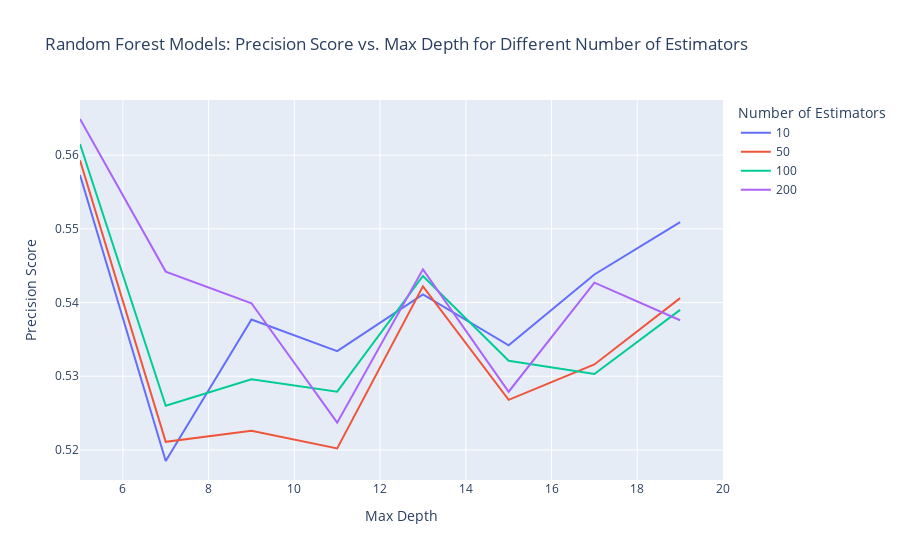

The cell this chart's notebook holds for it:
### Code cell
# Convert data to DataFrame
df = pd.DataFrame.from_dict(best_precision_matrix_random_forest, orient='index', columns=['precision_score']).reset_index()

# Rename the columns for clarity
df.columns = ['max_depth_and_metric', 'precision_score']

# Separate the tuple into two columns
df[['max_depth', 'n_estimators']] = pd.DataFrame(df['max_depth_and_metric'].tolist(), index=df.index)

# Drop the combined column
df = df.drop(columns=['max_depth_and_metric'])

# Create line plot using Plotly Express
fig = px.line(df, x='max_depth', y='precision_score', color='n_estimators',
              labels={'max_depth': 'Max Depth', 'precision_score': 'Precision Score', 'n_estimators': 'Number of Estimators'},
              title='Random Forest Models: Precision Score vs. Max Depth for Different Number of Estimators')

# Adjust x-axis range
fig.update_xaxes(range=[5, 20])

# Show the figure
fig.show()

### Figure 1 — Plotly figure (JSON) as saved in the notebook; plotly's stock layout.template omitted (floating-point values rounded to 4 significant figures)
{"data": [{"hovertemplate": "Number of Estimators=10<br>Max Depth=%{x}<br>Precision Score=%{y}<extra></extra>", "legendgroup": "10", "line": {"color": "#636efa", "dash": "solid"}, "marker": {"symbol": "circle"}, "mode": "lines", "name": "10", "orientation": "v", "showlegend": true, "type": "scatter", "x": [5, 7, 9, 11, 13, 15, 17, 19], "xaxis": "x", "y": [0.5573, 0.5185, 0.5377, 0.5334, 0.5411, 0.5342, 0.5438, 0.5509], "yaxis": "y"}, {"hovertemplate": "Number of Estimators=50<br>Max Depth=%{x}<br>Precision Score=%{y}<extra></extra>", "legendgroup": "50", "line": {"color": "#EF553B", "dash": "solid"}, "marker": {"symbol": "circle"}, "mode": "lines", "name": "50", "orientation": "v", "showlegend": true, "type": "scatter", "x": [5, 7, 9, 11, 13, 15, 17, 19], "xaxis": "x", "y": [0.5593, 0.5211, 0.5226, 0.5202, 0.5422, 0.5268, 0.5316, 0.5406], "yaxis": "y"}, {"hovertemplate": "Number of Estimators=100<br>Max Depth=%{x}<br>Precision Score=%{y}<extra></extra>", "legendgroup": "100", "line": {"color": "#00cc96", "dash": "solid"}, "marker": {"symbol": "circle"}, "mode": "lines", "name": "100", "orientation": "v", "showlegend": true, "type": "scatter", "x": [5, 7, 9, 11, 13, 15, 17, 19], "xaxis": "x", "y": [0.5615, 0.526, 0.5296, 0.5279, 0.5436, 0.5321, 0.5303, 0.539], "yaxis": "y"}, {"hovertemplate": "Number of Estimators=200<br>Max Depth=%{x}<br>Precision Score=%{y}<extra></extra>", "legendgroup": "200", "line": {"color": "#ab63fa", "dash": "solid"}, "marker": {"symbol": "circle"}, "mode": "lines", "name": "200", "orientation": "v", "showlegend": true, "type": "scatter", "x": [5, 7, 9, 11, 13, 15, 17, 19], "xaxis": "x", "y": [0.5649, 0.5442, 0.5399, 0.5237, 0.5445, 0.5279, 0.5427, 0.5376], "yaxis": "y"}], "layout": {"legend": {"title": {"text": "Number of Estimators"}, "tracegroupgap": 0}, "title": {"text": "Random Forest Models: Precision Score vs. Max Depth for Different Number of Estimators"}, "xaxis": {"anchor": "y", "domain": [0, 1], "range": [5, 20], "title": {"text": "Max Depth"}}, "yaxis": {"anchor": "x", "domain": [0, 1], "title": {"text": "Precision Score"}}}}
